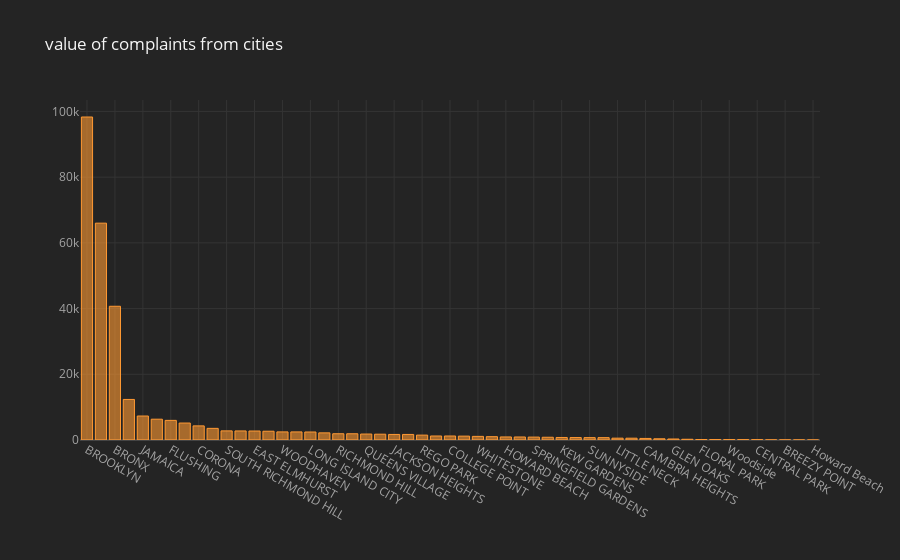

Source (notebook cell):
### Code cell
df["City"].value_counts().iplot(kind="bar",title="value of complaints from cities")
   # most of the complaints from brooklyn city..

### Figure 1 — Plotly figure (JSON) as saved in the notebook; plotly's stock layout.template omitted (floating-point values rounded to 4 significant figures)
{"data": [{"marker": {"color": "rgba(255, 153, 51, 0.6)", "line": {"color": "rgba(255, 153, 51, 1.0)", "width": 1}}, "name": "City", "orientation": "v", "text": "", "type": "bar", "x": ["BROOKLYN", "NEW YORK", "BRONX", "STATEN ISLAND", "JAMAICA", "ASTORIA", "FLUSHING", "RIDGEWOOD", "CORONA", "WOODSIDE", "SOUTH RICHMOND HILL", "OZONE PARK", "EAST ELMHURST", "ELMHURST", "WOODHAVEN", "MASPETH", "LONG ISLAND CITY", "SOUTH OZONE PARK", "RICHMOND HILL", "FRESH MEADOWS", "QUEENS VILLAGE", "MIDDLE VILLAGE", "JACKSON HEIGHTS", "FOREST HILLS", "REGO PARK", "BAYSIDE", "COLLEGE POINT", "FAR ROCKAWAY", "WHITESTONE", "HOLLIS", "HOWARD BEACH", "ROSEDALE", "SPRINGFIELD GARDENS", "SAINT ALBANS", "KEW GARDENS", "ROCKAWAY PARK", "SUNNYSIDE", "Astoria", "LITTLE NECK", "OAKLAND GARDENS", "CAMBRIA HEIGHTS", "BELLEROSE", "GLEN OAKS", "ARVERNE", "FLORAL PARK", "Long Island City", "Woodside", "NEW HYDE PARK", "CENTRAL PARK", "QUEENS", "BREEZY POINT", "East Elmhurst", "Howard Beach"], "y": [98307, 65994, 40702, 12343, 7296, 6330, 5971, 5163, 4295, 3544, 2774, 2755, 2734, 2673, 2464, 2462, 2437, 2173, 1904, 1899, 1814, 1765, 1689, 1688, 1486, 1221, 1220, 1179, 1098, 1012, 931, 922, 883, 834, 771, 745, 723, 717, 559, 551, 477, 375, 306, 220, 152, 134, 120, 98, 97, 32, 30, 14, 1]}], "layout": {"legend": {"bgcolor": "#242424", "font": {"color": "#F4F4F4"}}, "paper_bgcolor": "#242424", "plot_bgcolor": "#242424", "title": {"font": {"color": "#F4F4F4"}, "text": "value of complaints from cities"}, "xaxis": {"gridcolor": "#343434", "showgrid": true, "tickfont": {"color": "#A4A4A4"}, "title": {"font": {"color": "#A4A4A4"}, "text": ""}, "zerolinecolor": "#444444"}, "yaxis": {"gridcolor": "#343434", "showgrid": true, "tickfont": {"color": "#A4A4A4"}, "title": {"font": {"color": "#A4A4A4"}, "text": ""}, "zerolinecolor": "#444444"}}}
